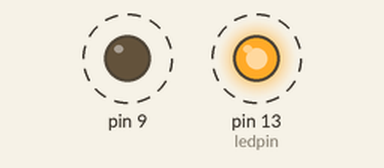
A sketch run on a simulated Arduino Uno, built with avr-gcc and run on an emulated ATmega328P. On the bench: output pins drawn as LEDs (lit = HIGH). Dashed ring = blinking.

Above: at 0.5 s.
Timing chart, 0 to 4.6 s (numbered marks = the images above):
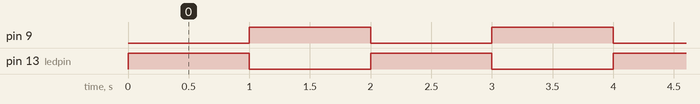

Measured:
- by itself, pin 9, pin 13 (ledpin): alternates HIGH for 1.0 s and LOW for 1.0 s

The sketch:

led_piscante.ino
```cpp
// 1° Projeto
int ledpin = 13;
void setup(){
  pinMode(ledpin, OUTPUT);
  pinMode(9,OUTPUT);
}
void loop(){
  digitalWrite(ledpin, HIGH); //Ligar o LED na porta 10
  digitalWrite(9,0);
  delay(1000); // esperar 1 segundo com o LED ligado
  digitalWrite(ledpin, LOW); // Desligar o LED na porta 10
  digitalWrite(9,1);
  delay(1000);
}
```
